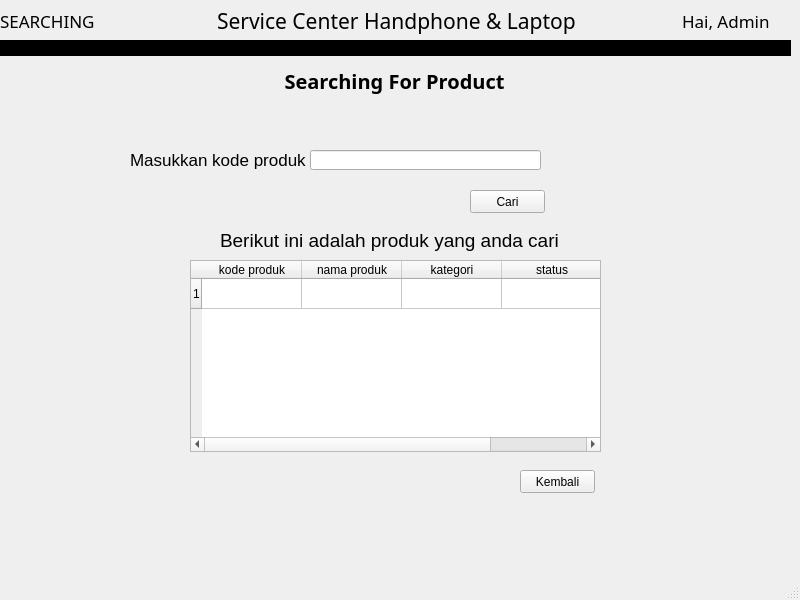
<?xml version="1.0" encoding="UTF-8"?>
<ui version="4.0">
 <class>select_product</class>
 <widget class="QMainWindow" name="select_product">
  <property name="geometry">
   <rect>
    <x>0</x>
    <y>0</y>
    <width>800</width>
    <height>600</height>
   </rect>
  </property>
  <property name="windowTitle">
   <string>MainWindow</string>
  </property>
  <widget class="QWidget" name="centralwidget">
   <widget class="Line" name="line">
    <property name="geometry">
     <rect>
      <x>0</x>
      <y>40</y>
      <width>791</width>
      <height>16</height>
     </rect>
    </property>
    <property name="sizePolicy">
     <sizepolicy hsizetype="Fixed" vsizetype="Fixed">
      <horstretch>0</horstretch>
      <verstretch>0</verstretch>
     </sizepolicy>
    </property>
    <property name="font">
     <font>
      <pointsize>8</pointsize>
     </font>
    </property>
    <property name="styleSheet">
     <string notr="true">background-color : black;</string>
    </property>
    <property name="lineWidth">
     <number>1</number>
    </property>
    <property name="orientation">
     <enum>Qt::Horizontal</enum>
    </property>
   </widget>
   <widget class="QWidget" name="layoutWidget">
    <property name="geometry">
     <rect>
      <x>0</x>
      <y>0</y>
      <width>793</width>
      <height>42</height>
     </rect>
    </property>
    <layout class="QHBoxLayout" name="horizontalLayout">
     <item>
      <widget class="QLabel" name="label_3">
       <property name="font">
        <font>
         <family>Lucida Calligraphy</family>
         <pointsize>13</pointsize>
        </font>
       </property>
       <property name="text">
        <string>SEARCHING</string>
       </property>
      </widget>
     </item>
     <item>
      <spacer name="horizontalSpacer_2">
       <property name="orientation">
        <enum>Qt::Horizontal</enum>
       </property>
       <property name="sizeType">
        <enum>QSizePolicy::Fixed</enum>
       </property>
       <property name="sizeHint" stdset="0">
        <size>
         <width>100</width>
         <height>20</height>
        </size>
       </property>
      </spacer>
     </item>
     <item>
      <widget class="QLabel" name="label_2">
       <property name="font">
        <font>
         <family>Imprint MT Shadow</family>
         <pointsize>16</pointsize>
        </font>
       </property>
       <property name="text">
        <string>Service Center Handphone &amp; Laptop</string>
       </property>
      </widget>
     </item>
     <item>
      <spacer name="horizontalSpacer">
       <property name="orientation">
        <enum>Qt::Horizontal</enum>
       </property>
       <property name="sizeType">
        <enum>QSizePolicy::Minimum</enum>
       </property>
       <property name="sizeHint" stdset="0">
        <size>
         <width>100</width>
         <height>20</height>
        </size>
       </property>
      </spacer>
     </item>
     <item>
      <widget class="QLabel" name="label">
       <property name="font">
        <font>
         <family>Lucida Calligraphy</family>
         <pointsize>13</pointsize>
        </font>
       </property>
       <property name="text">
        <string>Hai, Admin</string>
       </property>
      </widget>
     </item>
    </layout>
   </widget>
   <widget class="QWidget" name="horizontalLayoutWidget">
    <property name="geometry">
     <rect>
      <x>-1</x>
      <y>60</y>
      <width>791</width>
      <height>41</height>
     </rect>
    </property>
    <layout class="QHBoxLayout" name="horizontalLayout_2">
     <item>
      <widget class="QLabel" name="label_4">
       <property name="font">
        <font>
         <family>Kozuka Mincho Pro H</family>
         <pointsize>15</pointsize>
         <weight>75</weight>
         <bold>true</bold>
        </font>
       </property>
       <property name="text">
        <string>Searching For Product</string>
       </property>
       <property name="alignment">
        <set>Qt::AlignCenter</set>
       </property>
      </widget>
     </item>
    </layout>
   </widget>
   <widget class="QLabel" name="label_5">
    <property name="geometry">
     <rect>
      <x>130</x>
      <y>150</y>
      <width>181</width>
      <height>20</height>
     </rect>
    </property>
    <property name="font">
     <font>
      <pointsize>13</pointsize>
     </font>
    </property>
    <property name="text">
     <string>Masukkan kode produk</string>
    </property>
   </widget>
   <widget class="QLineEdit" name="lineEdit">
    <property name="geometry">
     <rect>
      <x>310</x>
      <y>150</y>
      <width>231</width>
      <height>20</height>
     </rect>
    </property>
   </widget>
   <widget class="QPushButton" name="btn_select">
    <property name="geometry">
     <rect>
      <x>470</x>
      <y>190</y>
      <width>75</width>
      <height>23</height>
     </rect>
    </property>
    <property name="text">
     <string>Cari</string>
    </property>
   </widget>
   <widget class="QLabel" name="label_6">
    <property name="geometry">
     <rect>
      <x>220</x>
      <y>220</y>
      <width>391</width>
      <height>41</height>
     </rect>
    </property>
    <property name="font">
     <font>
      <pointsize>14</pointsize>
     </font>
    </property>
    <property name="text">
     <string>Berikut ini adalah produk yang anda cari </string>
    </property>
   </widget>
   <widget class="QTableWidget" name="tableWidget">
    <property name="geometry">
     <rect>
      <x>190</x>
      <y>260</y>
      <width>411</width>
      <height>192</height>
     </rect>
    </property>
    <property name="rowCount">
     <number>1</number>
    </property>
    <row/>
    <column>
     <property name="text">
      <string>kode produk</string>
     </property>
    </column>
    <column>
     <property name="text">
      <string>nama produk</string>
     </property>
    </column>
    <column>
     <property name="text">
      <string>kategori</string>
     </property>
    </column>
    <column>
     <property name="text">
      <string>status</string>
     </property>
    </column>
   </widget>
   <widget class="QPushButton" name="btn_back">
    <property name="geometry">
     <rect>
      <x>520</x>
      <y>470</y>
      <width>75</width>
      <height>23</height>
     </rect>
    </property>
    <property name="text">
     <string>Kembali</string>
    </property>
   </widget>
  </widget>
  <widget class="QMenuBar" name="menubar">
   <property name="geometry">
    <rect>
     <x>0</x>
     <y>0</y>
     <width>800</width>
     <height>21</height>
    </rect>
   </property>
  </widget>
  <widget class="QStatusBar" name="statusbar"/>
 </widget>
 <resources/>
 <connections/>
</ui>
